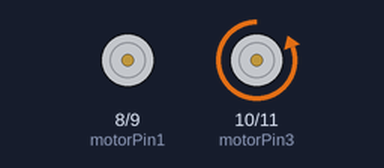
This sketch was run on a simulated Arduino Uno, built with avr-gcc and run on an emulated ATmega328P. Shown: motor-driver pin pairs drawn as motors (green arrow = first pin HIGH = forward, orange = second pin HIGH = backward, longer = more drive).

Above: at 0.07 s.
At 0.52 s:
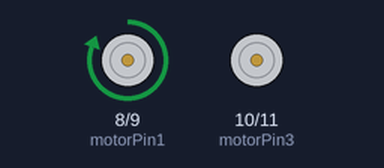
At 1.42 s:
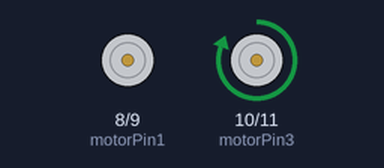
At 2.77 s:
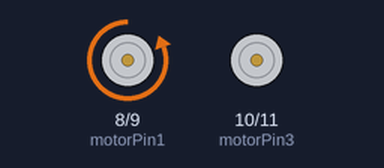
Timing chart, 0 to 3.1 s (numbered marks = the images above):
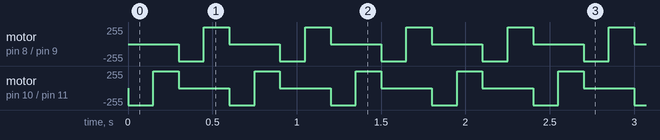

Measured:
- by itself, motor on pin 8 (motorPin1) / pin 9 (motorPin2), motor on pin 10 (motorPin3) / pin 11 (motorPin4): repeats every 0.60 s: forward 255/255 0.15 s, stopped 0.30 s, backward 255/255 0.15 s

The sketch:

Serail_python_plus.ino
```cpp
int motorPin1 = 8;
int motorPin2 = 9;
int motorPin3 = 10;
int motorPin4 = 11;

int delayTime = 150;

void setup() {
  pinMode(motorPin1, OUTPUT);
  pinMode(motorPin2, OUTPUT);
  pinMode(motorPin3, OUTPUT);
  pinMode(motorPin4, OUTPUT);
}

void loop() {
  digitalWrite(motorPin4, HIGH);
  digitalWrite(motorPin3, LOW);
  digitalWrite(motorPin2, LOW);
  digitalWrite(motorPin1, LOW);
  delay(delayTime);
  digitalWrite(motorPin4, LOW);
  digitalWrite(motorPin3, HIGH);
  digitalWrite(motorPin2, LOW);
  digitalWrite(motorPin1, LOW);
  delay(delayTime);
  digitalWrite(motorPin4, LOW);
  digitalWrite(motorPin3, LOW);
  digitalWrite(motorPin2, HIGH);
  digitalWrite(motorPin1, LOW);
  delay(delayTime);
  digitalWrite(motorPin4, LOW);
  digitalWrite(motorPin3, LOW);
  digitalWrite(motorPin2, LOW);
  digitalWrite(motorPin1, HIGH);
  delay(delayTime);
}
```
